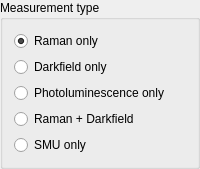
             <widget class="QGroupBox" name="groupBox_5">
              <property name="title">
               <string>Measurement type</string>
              </property>
              <layout class="QGridLayout" name="gridLayout_2">
               <item row="3" column="0">
                <widget class="QRadioButton" name="mode_PLOnly">
                 <property name="text">
                  <string>Photoluminescence only</string>
                 </property>
                </widget>
               </item>
               <item row="4" column="0">
                <widget class="QRadioButton" name="mode_RamanAndDarkfield">
                 <property name="text">
                  <string>Raman + Darkfield</string>
                 </property>
                </widget>
               </item>
               <item row="2" column="0">
                <widget class="QRadioButton" name="mode_DarkfieldOnly">
                 <property name="enabled">
                  <bool>true</bool>
                 </property>
                 <property name="text">
                  <string>Darkfield only</string>
                 </property>
                </widget>
               </item>
               <item row="1" column="0">
                <widget class="QRadioButton" name="mode_RamanOnly">
                 <property name="text">
                  <string>Raman only</string>
                 </property>
                 <property name="checked">
                  <bool>true</bool>
                 </property>
                </widget>
               </item>
               <item row="6" column="0">
                <widget class="QRadioButton" name="mode_smuOnly">
                 <property name="text">
                  <string>SMU only</string>
                 </property>
                </widget>
               </item>
              </layout>
             </widget>
